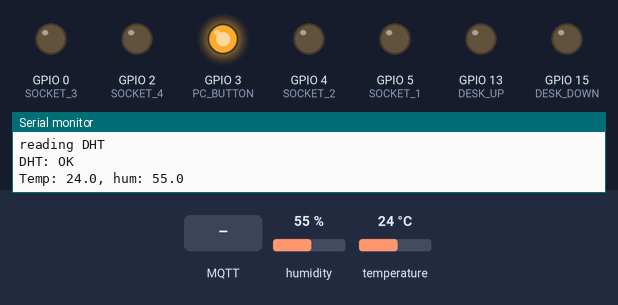
This sketch was run on a simulated ESP8266 (NodeMCU). Parts: output pins drawn as LEDs (lit = HIGH), the last lines printed to the serial monitor. The test bench sets the inputs (shaded band); at power-on: humidity 55 %, temperature 24 °C. WiFi joins after 1.5 s; servers stay silent unless stated; no MQTT or app messages arrive unless stated.

Above: at 6.3 s.
6.4 s: MQTT message "OFF" arrives on the first subscribed topic
At 6.7 s:
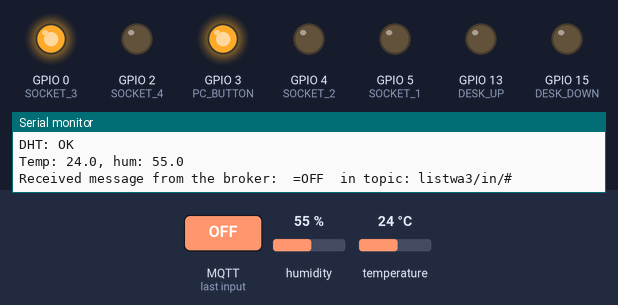
7.9 s: MQTT message "ON" arrives on the second subscribed topic
At 9.1 s:
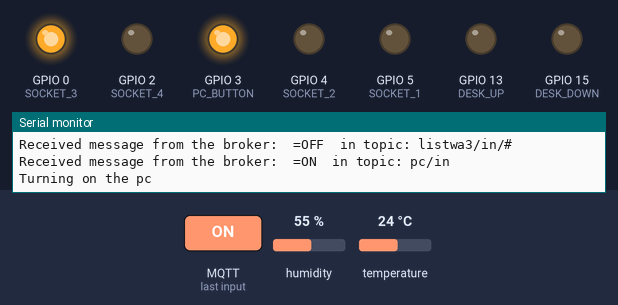
Timing chart, 0 to 10.9 s (numbered marks = the images above; inputs shaded):
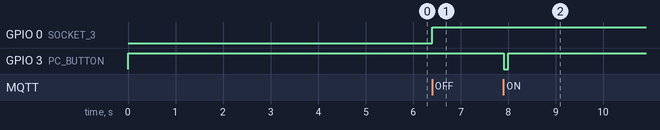

Measured:
- after the input at 6.4 s, GPIO 0 (SOCKET_3): LOW → HIGH at once
- after the input at 7.9 s, GPIO 3 (PC_BUTTON): HIGH → LOW at once, → HIGH 0.10 s later

The sketch:

listwa3.ino
```cpp
//--------------------  INFO ----------------------------------//
/*
   Sciagnac pubsubclient wersja co najmniej 2.4
   odpalic pubsubclient.h
   i zmienic wersje MQTT na 3_1
*/

/*
* DHT11:
* VCC DATA  X GND
*/

#include <ESP8266WiFi.h>
#include <PubSubClient.h>
#include <dht.h>

const int SOCKET_1 = 5;//D1
const int SOCKET_2 = 4;//D2
const int SOCKET_3 = 0;//D3
const int SOCKET_4 = 2;//D4

const int ULTRASONIC_TRIG = 14;//D5
const int ULTRASONIC_ECHO = 12;//D6

const int DESK_UP = 13;//D7
const int DESK_DOWN = 15;//D8

const int PC_BUTTON = 3;//RX

const char* WIFI_SSID     = "TP-LINK_5DBD15";
const char* WIFI_PASSWORD = ""; //WIFI password here
const char* MQTT_SERVER = "192.168.1.101";
const int MQTT_PORT = 1883;
const String DEVICE_NAME = "listwa3";

const String MESSAGE_WELCOME = "connected";
const String MESSAGE_GOODBYE = "disconnected";
const String SUBTOPIC_IN = "in";
const String SUBTOPIC_OUT = "out";
const String SUBTOPIC_STATUS = "status";
const String TOPIC_PC = "pc";
const String PUBLISH_TOPIC = DEVICE_NAME + "/" + SUBTOPIC_OUT + "/";
const String DHT_HUM = "hum";
const String DHT_TEMP = "temp";
const String DHT_ = "dht";
const String SUBTOPIC_DESK = "desk";

const String SUBSCRIBE_TOPICS[] = {
              DEVICE_NAME + "/" + SUBTOPIC_IN + "/#",
              TOPIC_PC + "/" + SUBTOPIC_IN
            };

long currentMillis;

dht DHT;
#define DHT11_PIN 16//D0
long previousReadMillis = 0;
const long dhtInterval = 3000;
boolean readDHT = true;
int dhtReadTries = 0;
const int MAX_DHT_READ_TRIES = 30;
const String DHT_ERR1 = "ERR1";

const long DISTANCE_DELTA = 2;
long deskHeight = 0;
boolean setHeight = false;
long previousUltrasonicReadMillis = 0;
const long ultrasonicInterval = 300;
int deskChangeTries = 0;
const int MAX_DESK_CHANGE_TRIES = 30;
const String DESK_ERR1 = "ERR1";

WiFiClient espClient;
PubSubClient client(espClient);

int wifiRetryCount = 0;
int mqttRetryCount = 0;

/*
 * Set up the device:
 * prepare pins
 * connect to WiFi network
 * connect to MQTT broker
 */
void setup() {
  Serial.begin(115200);
  delay(10);
  WiFi.mode(WIFI_STA);
  WiFi.setAutoConnect(false);
  setupPins();
  connectWiFi();
  connectMQTT();
}

/*
 * check connection status, connect if necessary
 * if unable to connect to WiFi or MQTT activate offline mode (all output pins ON)
 * if connected proceed with MQTT service and update DHT read-outs
 */
void loop() {
  currentMillis = millis();
  if(checkWiFi()){
    checkMQTT();
  }
  if(wifiRetryCount == 5 || mqttRetryCount == 5){
    activateOfflineMode();
  } else {
    client.loop();
    if (readDHT) {
      getDht();
    }
    if(setHeight){
      setDeskHeight();
    }
  }
}

/*
 * Set up device pins
 */
void setupPins(){
  pinMode(SOCKET_1, OUTPUT);
  pinMode(SOCKET_2, OUTPUT);
  pinMode(SOCKET_3, OUTPUT);
  pinMode(SOCKET_4, OUTPUT);
  pinMode(ULTRASONIC_TRIG, OUTPUT);
  pinMode(DESK_UP, OUTPUT);
  pinMode(DESK_DOWN, OUTPUT);
  pinMode(ULTRASONIC_ECHO, INPUT);
  pinMode(PC_BUTTON, FUNCTION_3);//override RX
  pinMode(PC_BUTTON, OUTPUT);
  digitalWrite(PC_BUTTON, HIGH);
}

/*
 * check WiFi connection status, connect if necessary
 */
boolean checkWiFi(){
  if (WiFi.status() == WL_CONNECTED) {
    wifiRetryCount = 0;
    return true;
  } else {
    mqttRetryCount = 0;
    connectWiFi();
    wifiRetryCount++;
    return false;
  }
}

/*
 * check MQTT connection status, connect if necessary
 */
void checkMQTT(){
  if (client.connected()) {
    mqttRetryCount = 0;
  } else {
    connectMQTT();
    mqttRetryCount++;
  }
}

/*
 * Connect to WiFi
 */
void connectWiFi(){
  Serial.print("Connecting to WIFI: ");
  Serial.println(WIFI_SSID);
  WiFi.hostname(DEVICE_NAME.c_str());
  WiFi.begin(WIFI_SSID, WIFI_PASSWORD);

  if (WiFi.status() != WL_CONNECTED) {
    delay(5000);
  } else {
    Serial.println("");
    Serial.println(" connected");

    // Print the IP address
    Serial.print("IP address: ");
    Serial.println(WiFi.localIP());
  }
}

/*
 * Connect to MQTT broker
 * if connected subscribe to the topics, get the pins setup and publish a welcome message
 */
void connectMQTT() {
  client.setServer(MQTT_SERVER, MQTT_PORT);
  client.setCallback(callback);
  if(connectMQTTClient()){
    subscribeMQTT();
    setupPinsFromMQTT();
    client.publish((DEVICE_NAME + "/" + SUBTOPIC_STATUS).c_str(), MESSAGE_WELCOME.c_str(), true);
  }
}

/*
 * Connect to the MQTT broker
 */
boolean connectMQTTClient(){
  Serial.println("Connecting to MQTT...");
  if (client.connect(DEVICE_NAME.c_str(), (DEVICE_NAME + "/" + SUBTOPIC_STATUS).c_str(), 0, true, MESSAGE_GOODBYE.c_str())){
    Serial.println(MESSAGE_WELCOME);
    return true;
  } else {
    Serial.print("failed with state ");
    Serial.println(client.state());
    delay(5000);
  }
  return false;
}

/*
 * Subscribe to the MQTT topics
 */
void subscribeMQTT() {
  Serial.println("Subscribing to the topics:");
  for(int i=0; i<sizeof(SUBSCRIBE_TOPICS) / sizeof(SUBSCRIBE_TOPICS[0]); i++){
    Serial.println(SUBSCRIBE_TOPICS[i]);
    client.subscribe(SUBSCRIBE_TOPICS[i].c_str());
  }
  Serial.println("Done");
}

/*
 * Get the pins setup from MQTT
 */
void setupPinsFromMQTT() {
  client.subscribe((DEVICE_NAME + "/" + SUBTOPIC_OUT + "/#").c_str());
  delay(100);
  client.unsubscribe((DEVICE_NAME + "/" + SUBTOPIC_OUT + "/#").c_str());
}

/*
 * Turn all the output pins ON
 */
void activateOfflineMode(){
  Serial.println("Device is offline");
  digitalWrite(SOCKET_1, LOW);
  digitalWrite(SOCKET_2, LOW);
  digitalWrite(SOCKET_3, LOW);
  digitalWrite(SOCKET_4, LOW);
}

/*
 * Act on message arrived from MQTT
 * if received from MQTT switch pins and publish the pin status
 * if reading the pins statuses just switch pins (useful when device just got connected)
 */
void callback(char* top, byte* payload, unsigned int length) {
  String topic = top;
  String msg = String((char*)payload);
  msg = msg.substring(0, length);
  Serial.println("Received message from the broker:\t=" + msg + "\tin topic: " + topic);
  topic.remove(0, DEVICE_NAME.length() + 1);
  if (topic.startsWith(SUBTOPIC_IN)) {
    topic.remove(0, SUBTOPIC_IN.length() + 1);
    String element = topic.substring(0, topic.indexOf("/"));
    if(element.equalsIgnoreCase("DHT")){
      readDHT = true;
      dhtReadTries = 0;
    } else if(element.equalsIgnoreCase(SUBTOPIC_DESK)){
      int newHeight = msg.toInt();
      if(newHeight > 0){
        setHeight = true;
        deskHeight = newHeight;
        deskChangeTries = 0;
      }
    } else {
      int port = element.toInt();
      actOnCommand(port, msg);
      String publishTopic = PUBLISH_TOPIC + port;
      client.publish(publishTopic.c_str(), msg.c_str(), true);
    }
  } else if (topic.startsWith(SUBTOPIC_OUT)) {
    topic.remove(0, SUBTOPIC_OUT.length() + 1);
    int port = topic.substring(0, topic.indexOf("/")).toInt();
    if(port >0){
      actOnCommand(port, msg);
    }
  }

  if (((String)top).equalsIgnoreCase(TOPIC_PC + "/" + SUBTOPIC_IN)) {
    if(msg.equalsIgnoreCase("ON")){
        turnOnPc();
      }
  }
}

/*
 * Turn ON or OFF the device
 */
void actOnCommand(int port, String msg){
  if(msg.equalsIgnoreCase("ON")){
    digitalWrite(port, LOW);
  } else if(msg.equalsIgnoreCase("OFF")){
    digitalWrite(port, HIGH);
//  } else{
//    analogWrite(port, msg.toInt());
  }
}

/*
 * Read DHT11 values and if successfull publish to the MQTT broker
 */
void getDht(){
  if (currentMillis - previousReadMillis < dhtInterval) {
    return;
  }
  if(dhtReadTries > MAX_DHT_READ_TRIES){
    readDHT = false;
    String publishTopic = PUBLISH_TOPIC + DHT_ + "/";
    client.publish((publishTopic + DHT_HUM).c_str(), DHT_ERR1.c_str(), true);
    client.publish((publishTopic + DHT_TEMP).c_str(), DHT_ERR1.c_str(), true);
    return;
  }
  dhtReadTries++;
  previousReadMillis = currentMillis;
  Serial.println("reading DHT");
  int chk = DHT.read11(DHT11_PIN);
  String hum = "";
  String temp = "";
  Serial.print("DHT: ");
  switch (chk){
    case DHTLIB_OK:
      Serial.println("OK");
      readDHT = false;
      hum = String(DHT.humidity, 1).c_str();
      temp = String(DHT.temperature, 1).c_str();
      break;
    case DHTLIB_ERROR_CHECKSUM:
      Serial.println("Checksum error");
      break;
    case DHTLIB_ERROR_TIMEOUT:
      Serial.println("Time out error, \t");
      break;
    default:
      Serial.println("Unknown error, \t");
      break;
  }
  if(chk != DHTLIB_OK){
    Serial.println("Could not read DHT values");
  } else{
    Serial.println("Temp: " + temp + ", hum: " + hum);
    String publishTopic = PUBLISH_TOPIC + DHT_ + "/";
    client.publish((publishTopic + DHT_HUM).c_str(), hum.c_str(), true);
    client.publish((publishTopic + DHT_TEMP).c_str(), temp.c_str(), true);
  }
}

/*
 * Move the desk up or down
 */
void setDeskHeight(){
  if (currentMillis - previousUltrasonicReadMillis < ultrasonicInterval) {
    return;
  }
  if(deskChangeTries > MAX_DESK_CHANGE_TRIES){
    setHeight = false;
    digitalWrite(DESK_UP, LOW);
    digitalWrite(DESK_DOWN, LOW);
    client.publish((PUBLISH_TOPIC + SUBTOPIC_DESK).c_str(), DESK_ERR1.c_str(), true);
    return;
  }
  Serial.println("Setting desk height at " + deskHeight);
  deskChangeTries++;
  previousUltrasonicReadMillis = currentMillis;
  digitalWrite(ULTRASONIC_TRIG, LOW);
  delayMicroseconds(2);
  digitalWrite(ULTRASONIC_TRIG, HIGH);
  delayMicroseconds(10);
  digitalWrite(ULTRASONIC_TRIG, LOW);
  long ultrasonicDuration = pulseIn(ULTRASONIC_ECHO, HIGH);
  int distance = ultrasonicDuration*0.034/2;
  Serial.println("Distance: " + distance);

  if((distance > (deskHeight - DISTANCE_DELTA)) && (distance < (deskHeight + DISTANCE_DELTA))){
    Serial.println("Desk set at " + deskHeight);
    setHeight = false;
    digitalWrite(DESK_UP, LOW);
    digitalWrite(DESK_DOWN, LOW);
    String height = String(deskHeight);
    client.publish((PUBLISH_TOPIC + SUBTOPIC_DESK).c_str(), height.c_str(), true);
    return;
  }

  if(distance > deskHeight){
    Serial.println("Going down");
    digitalWrite(DESK_DOWN, LOW);
    digitalWrite(DESK_UP, LOW);
    digitalWrite(DESK_DOWN, HIGH);
    delay(50);
  } else {
    Serial.println("Going up");
    digitalWrite(DESK_UP, LOW);
    digitalWrite(DESK_DOWN, LOW);
    digitalWrite(DESK_UP, HIGH);
    delay(50);
  }
}

void turnOnPc(){
  Serial.println("Turning on the pc");
  digitalWrite(PC_BUTTON, LOW);
  delay(100);
  digitalWrite(PC_BUTTON, HIGH);
}
```
